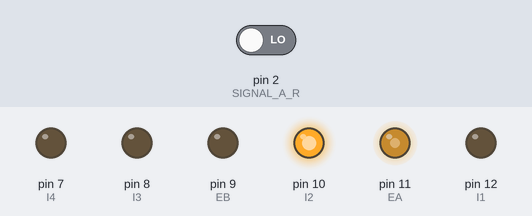
Recording of a sketch running on a simulated Arduino Uno, built with avr-gcc and run on an emulated ATmega328P. Parts: output pins drawn as LEDs (lit = HIGH). The test bench sets the inputs (shaded band); at power-on: pin 2 (SIGNAL_A_R) LOW. What the sketch prints to the serial monitor is not drawn.

Above: at 0.1 s.
Timing chart, 0 to 1.6 s (numbered marks = the images above):
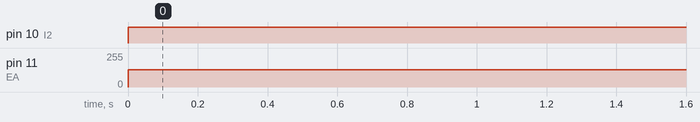

The sketch:

motor-angular-rate.ino
```cpp
/**
 * @file motor-angular-rate.ino
 * @author MATTHEW MURRAY (20mdre@queensu.ca)
 * @brief Making it drive
 * @version 1
 * @date 2023-01-25
 *
 */

// Wheel PWM pin (must be a PWM pin)
int EA = 11;
int EB = 9;

// Wheel direction digital pins
int I1 = 12;
int I2 = 10;
int I3 = 8;
int I4 = 7;

// Motor PWM command variable [0-255]
byte u = 0;

// Left wheel encoder digital pins
const byte SIGNAL_A_L = 5;
const byte SIGNAL_B_L = 6;
// Left wheel encoder digital pins
const byte SIGNAL_A_R = 2;
const byte SIGNAL_B_R = 3;
// Encoder ticks per (motor) revolution (TPR)
const int TPR = 3000;

//Wheel track length
const double ELL = 0.2775;
// Wheel radius [m]
const double RHO = 0.0625;

// Counter to keep track of encoder ticks [integer]
volatile long encoder_ticks_L = 0;
volatile long encoder_ticks_R = 0;

// Variable to store estimated angular rate of left wheel [rad/s]
double omega_L = 0.0;
double omega_R = 0.0;

// Sampling interval for measurements in milliseconds
const int T = 1000;

// Counters for milliseconds during interval
long t_now = 0;
long t_last = 0;


// This function is called when SIGNAL_A goes HIGH
void decodeEncoderTicks()
{
    if (digitalRead(SIGNAL_B_L) == LOW)
    {
        // SIGNAL_A leads SIGNAL_B, so count one way
        encoder_ticks_L--;
    }
    else
    {
        // SIGNAL_B leads SIGNAL_A, so count the other way
        encoder_ticks_L++;
    }
    if (digitalRead(SIGNAL_B_R) == LOW)
    {
        // SIGNAL_A leads SIGNAL_B, so count one way
        encoder_ticks_R--;
    }
    else
    {
        // SIGNAL_B leads SIGNAL_A, so count the other way
        encoder_ticks_R++;
    }
}

void setup()
{
    // Open the serial port at 9600 bps
    Serial.begin(9600);

    // Set the pin modes for the motor driver
    pinMode(EA, OUTPUT);
    pinMode(I1, OUTPUT);
    pinMode(I2, OUTPUT);


    // Set the pin modes for the motor driver
    pinMode(EB, OUTPUT);
    pinMode(I3, OUTPUT);
    pinMode(I4, OUTPUT);

    // Set the pin modes for the encoders
    pinMode(SIGNAL_A_L, INPUT);
    pinMode(SIGNAL_B_L, INPUT);
    pinMode(SIGNAL_A_R, INPUT);
    pinMode(SIGNAL_B_R, INPUT);
    // Every time the pin goes high, this is a pulse
    attachInterrupt(digitalPinToInterrupt(SIGNAL_A_L), decodeEncoderTicks, RISING);
    attachInterrupt(digitalPinToInterrupt(SIGNAL_A_R), decodeEncoderTicks, RISING);


    // Print a message
    Serial.print("Program initialized.");
    Serial.print("\n");
}

void loop()
{
    // Get the elapsed time [ms]
    t_now = millis();

    if (t_now - t_last >= T)
    {
        // Estimate the rotational speed [rad/s]
        omega_L = 2.0 * PI * ((double)encoder_ticks_L / (double)TPR) * 1000.0 / (double)(t_now - t_last);
        omega_R = 2.0 * PI * ((double)encoder_ticks_R / (double)TPR) * 1000.0 / (double)(t_now - t_last);

        // Print some stuff to the serial monitor
        Serial.print("Encoder ticks Left: ");
        Serial.print(encoder_ticks_L);
        Serial.print("\t");
        Serial.print("Encoder ticks Right: ");
        Serial.print(encoder_ticks_R);
        Serial.print("\t");
        Serial.print("Estimated left wheel speed: ");
        Serial.print(omega_L);
        Serial.print(" rad/s");
        Serial.print("\n");
        Serial.print(omega_L*RHO);
        Serial.print(" m/s");
        Serial.print("\n");
        // Record the current time [ms]
        double spEed =computevehiclespeed( omega_L*RHO,  omega_R*RHO);
        double turn_rate = computevehiclerate( omega_L*RHO,  omega_R*RHO);
        t_last = t_now;

        // Reset the encoder ticks counter
        encoder_ticks_L = 0;
        encoder_ticks_R = 0;

    }

    // Set the wheel motor PWM command [0-255]
    u = 128;

    // Select a direction
    digitalWrite(I1, LOW);
    digitalWrite(I2, HIGH);

    // PWM command to the motor driver
    analogWrite(EA, u);
}
// Compute vehicle speed [m/s]
double computevehiclespeed(double v_L, double v_R){
    double v;
    v = 0.5 * (v_L+ v_R);
    return v;
}
// Compute vehicle turning rate [rad/s]
double computevehiclerate(double v_L, double v_R)
{
    double omega;
    omega = 1.0 / ELL * (v_R - v_L);
    return omega;
}
```

Measured:
- by itself, pin 10 (I2): LOW → HIGH at 0.00 s
- by itself, pin 11 (EA): 0/255 → 128/255 at 0.00 s
